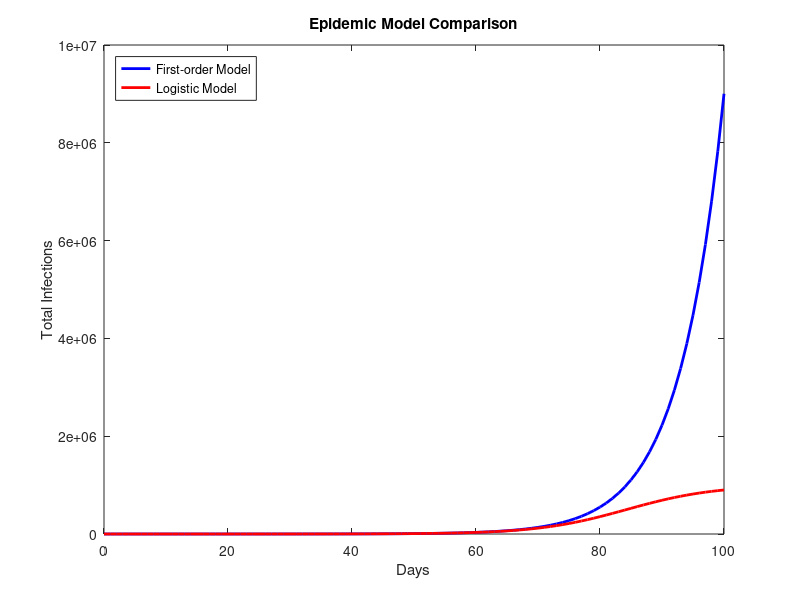

Reproduce this figure in MATLAB.
%%%%%%%%% 4
% Define the parameters
R0 = 1.15;
K = 1e6;
n = 100;

% Initialize arrays to store results
y = zeros(n+1, 1);
x = zeros(n+1, 1);

% Initial condition
y(1) = 1;

% Calculate y[n] for the first-order model
for i = 2:n+1
    y(i) = 1 + R0 * y(i - 1);
end

% Calculate x[n] for the logistic model
for i = 1:n+1
    x(i) = K / (1 + (K * (R0 - 1) - R0) * R0^(-i));
end

% Plot the results
figure;
plot(0:n, y, 'b', 'LineWidth', 2, 'DisplayName', 'First-order Model');
hold on;
plot(0:n, x, 'r', 'LineWidth', 2, 'DisplayName', 'Logistic Model');
xlabel('Days');
ylabel('Total Infections');
title('Epidemic Model Comparison');
legend('Location', 'Northwest');

% Find the point of inflection using the first derivative
dy = diff(x);
[~, inflection_day] = max(dy);
inflection_infections = x(inflection_day);

% Find the point of inflection using the second derivative (zero-crossing)
d2y = diff(dy);
zero_crossing_day = find(d2y > 0, 1);

fprintf('Point of Inflection (First Derivative): Day %d, Total Infections %f\n', inflection_day, inflection_infections);
fprintf('Point of Inflection (Zero-Crossing Second Derivative): Day %d, Total Infections %f\n', zero_crossing_day, x(zero_crossing_day));